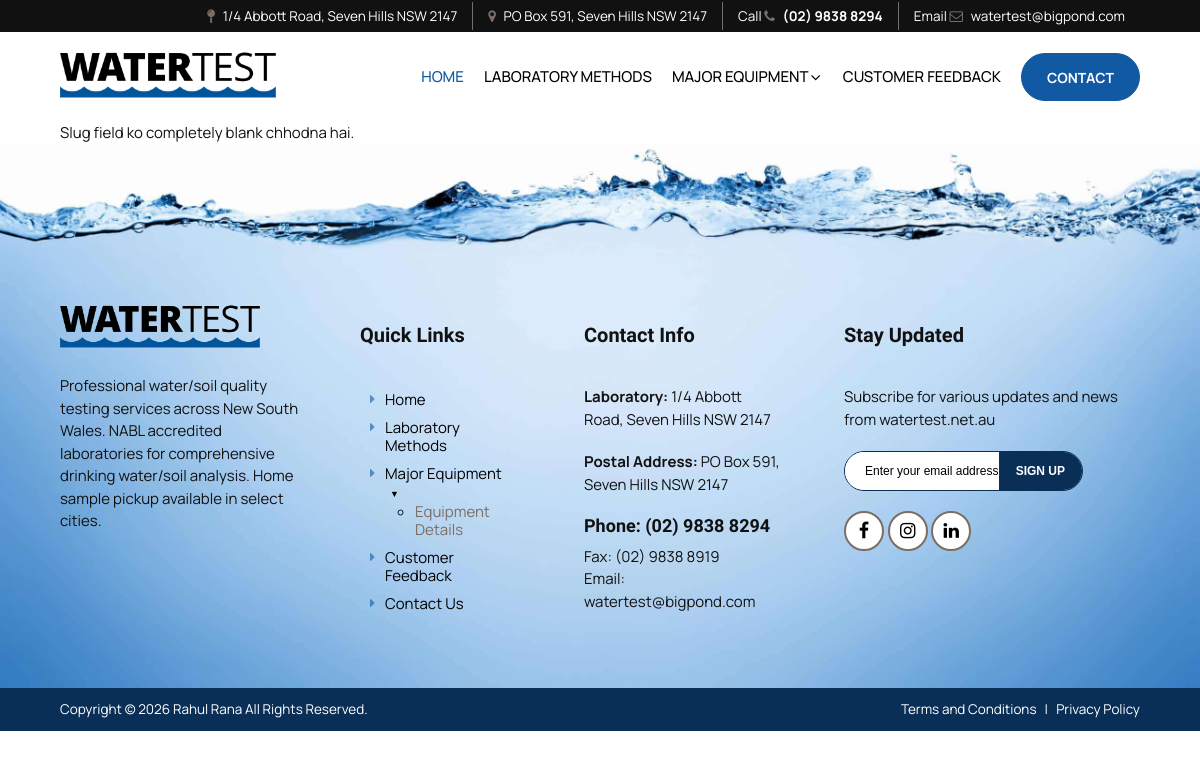
The page /customer-feedback/ on the database its author committed.
### website/models.py (models this page shows, shortened)
class Page(models.Model):
    STATUS_CHOICES = [
        ("draft", "Draft"),
        ("published", "Published"),
    ]
    title = models.CharField(max_length=300)
    slug = models.SlugField(
        max_length=300,
        unique=True,
        blank=True
    )
    content = models.TextField(
        blank=True
    )
    featured_image = models.ImageField(
        upload_to="pages/",
        blank=True,
        null=True
    )
    status = models.CharField(
        max_length=20,
        choices=STATUS_CHOICES,
        default="draft"
    )
    show_in_menu = models.BooleanField(
        default=False
    )
    menu_order = models.PositiveIntegerField(
        default=0
    )
    parent = models.ForeignKey(
        "self",
        on_delete=models.CASCADE,
        blank=True,
        null=True,
        related_name="children"
    )
    created_at = models.DateTimeField(
        auto_now_add=True
    )
    updated_at = models.DateTimeField(
        auto_now=True
    )
    def get_url_path(self):
        if self.parent:
            return f"{self.parent.get_url_path()}{self.slug}/"
        return f"{self.slug}/"

### website/views.py (the view)
def dynamic_page(request, page_path):
    parts = page_path.strip("/").split("/")
    parent = None
    page = None
    for slug in parts:
        page = get_object_or_404(
            Page,
            slug=slug,
            status="published",
            parent=parent
        )
        parent = page
    return render(
        request,
        "website/dynamic_page.html",
        {
            "page": page
        }
    )

### website/context_processors.py (called while the page is built)
def menu_pages(request):
    menu_pages = Page.objects.filter(
        status="published",
        show_in_menu=True,
        parent__isnull=True
    ).prefetch_related(
        "children"
    ).order_by(
        "menu_order",
        "title"
    )
    return {
        "menu_pages": menu_pages
    }

### templates/website/dynamic_page.html (shortened to what this page needs)
{% extends "website/base.html" %}
{% block content %}
<section class="cms-page">
    <div class="wrapper">
        <div class="cms-page-content">
            {{ page.content|safe }}
        </div>
    </div>
</section>
{% endblock %}

### templates/website/menu_items.html (shortened to what this page needs)
{% for page in pages %}
<li class="{% if page.children.all %}menu-item-has-children{% endif %}">
    <a href="/{{ page.get_url_path }}">
        {{ page.title }}
    </a>
</li>
{% endfor %}

### templates/website/footer_menu_items.html
{% for page in pages %}
<li>
    <a href="/{{ page.get_url_path }}">
        {{ page.title }}
        {% if page.children.all %}
            <span class="footer-menu-arrow">▼</span>
        {% endif %}
    </a>
    {% if page.children.all %}
        <ul class="footer-sub-menu">
            {% include "website/footer_menu_items.html" with pages=page.children.all %}
        </ul>
    {% endif %}
</li>
{% endfor %}

### static/website/css/style.css (style rules this page uses)
HTML { overflow: -moz-scrollbars-vertical; overflow-x: none; }
* { margin:0; padding:0; }
body { background: #FFFFFF; color: #111; font-family: "Manrope", sans-serif; font-size: 15px; font-weight: 400; line-height: 150%; margin: 0; padding: 0;overflow-x: hidden; }
a, a:visited { color:#7A6E66;cursor:pointer;text-decoration:none; transition: all 0.3s ease 0s; }
.wrapper { clear:both;margin:0 auto;padding:0px;width:90%;max-width:1280px; }
#topmenu ul.menu li { float:left;list-style:none;display:table-cell; }
#topmenu ul.menu li a { line-height:90px;padding:0px 10px;color:#000000;text-align:center;margin:0;font-weight:500;text-transform: uppercase;text-decoration:none;font-size:100%;display:block;vertical-align:middle; transition:all 0.3s ease 0s; }
#topmenu ul.menu li.parent>a:before, #topmenu ul.menu li.menu-item-has-children>a:before { content:"\f107";float:right;font-family:"fontAwesome";color:inherit;padding:0 2px;font-size:16px }
#footer ul.menu > li { margin:0;padding:5px 0 5px 20px;line-height:120%;position:relative;list-style:none; }
#footer ul.menu > li::before { color:rgba(17, 89, 162, 0.6);content:"\f0da";font-family:FontAwesome;font-size:14px;font-weight:300;left:5px;line-height:20px;position:absolute;top:3px }
#footer ul.menu > li > a { color:#000000;transition:all .3s ease 0s }

### static/website/css/responsive.css (style rules this page uses)
@media (max-width:1280px) { .wrapper { width:90% } }

### templates/website/base.html (style rules this page uses)
@media (min-width: 768px) { #topnav .menu-item-has-children { position: relative; } }
@media (min-width: 768px) { #topnav .menu-item-has-children>a { position: relative; } }
.footer-menu-arrow { font-size: 9px; margin-left: 5px; }
.footer-sub-menu { margin-left: 15px; padding-left: 15px; }

### rows shown on the page
Page: title "MAJOR EQUIPMENT", title "Major Equipment"
Page: title "CUSTOMER FEEDBACK", content "Slug field ko completely blank chhodna hai.", title "Customer Feedback"
Page: title "Equipment Details"
